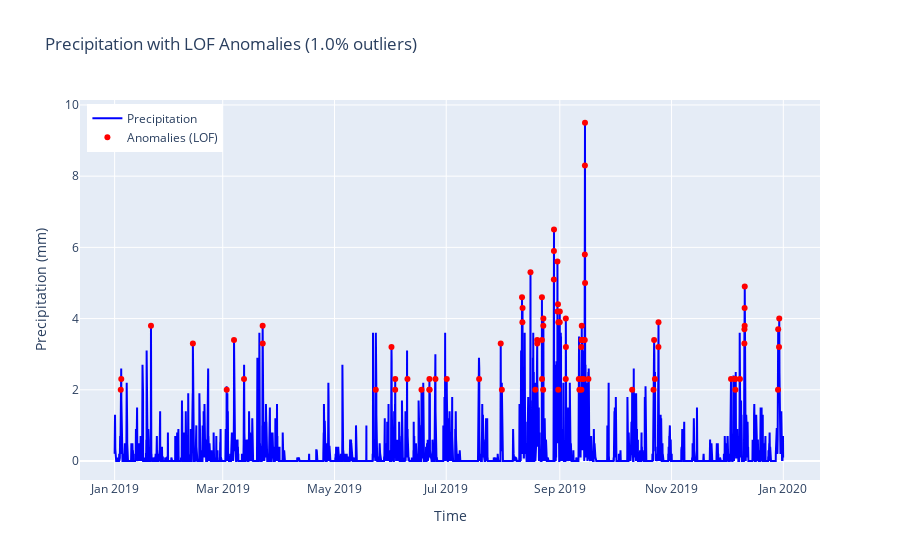

The code cell stored with this chart in its notebook:
### Code cell
plot_precipitation_with_lof(
    bergen_data["precipitation"],
    bergen_data["time"],
    contamination=0.01
)
